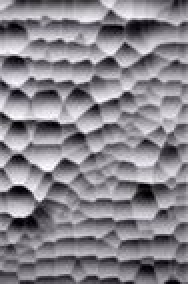
#> input picture python/imageQuilting/dat/bubbles.jpg, 94 x 142 px, given in place of temp.jpeg, which was not available (shown 2 times larger)
$ python genStroke.py ../imageQuilting/dat/bubbles.jpg ../imageQuilting/dat/corn.jpg   (Python 2 division)
#> lines starting #> are read from the running program, lines starting #| are printed output that depends on the picture; pictures that were not available may be replaced by others from this repository, and a replacement may not be noted
import cv2
import numpy as np
from matplotlib import pyplot as plt

import math
import sys
import os


def rotate_img(img, angle):
    row, col = img.shape
    M   = cv2.getRotationMatrix2D((row / 2 + 1, col / 2 + 1), angle, 1)
    res = cv2.warpAffine(img, M, (row, col))
    return res

def rotateImg(img, angle):
    row, col = img.shape
    M   = cv2.getRotationMatrix2D((row / 2 + 1, col / 2 + 1), angle, 1)
    res = cv2.warpAffine(img, M, (row, col))
    return res

def genDirectionLines(halfkernel, verbose = False):
    len = halfkernel * 2 + 1
    kernel = np.zeros((8, len, len))
    kernel [0, halfkernel, :] = 1.0
    kernel [2, :, :] = np.rot90(kernel[0,:,:])
    kernel [4, :, :] = np.rot90(kernel[2,:,:])
    kernel [6, :, :] = np.rot90(kernel[4,:,:])
    for i in range(len):
        kernel[1,i,i] = 1.0
    kernel [3, :, :] = np.rot90(kernel[1,:,:])
    kernel [5, :, :] = np.rot90(kernel[3,:,:])
    kernel [7, :, :] = np.rot90(kernel[5,:,:])
    if verbose == True:
        for i in range(8):
            title = 'kernel line %d'%i
            cv2.imshow(title, kernel[i,:,:])
            cv2.waitKey(1)
    return kernel;


# compute and get the stroke of the raw img
def genStroke(img, dirNum, verbose = False):
#> called with dirNum = 12, verbose = False
    height , width = img.shape[0], img.shape[1]
#> height = 142; width = 94
    img = np.float32(img) / 255.0
    print "- Images, size %dx%d"%(width, height)
#| - Images, size 94x142
    print "- PreProcessing Images, denoising ..."
    img = cv2.medianBlur(img, 5)
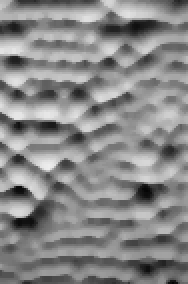
#> img: shape (142, 94) float32 (shown 2 times larger); min 0.00784, max 0.929, mean 0.532
    if verbose == True:
        cv2.imshow('blurred image', img)
        cv2.waitKey(1)

    print "- Generating Gradient Images ..."
    imX = np.append(np.absolute(img[:, 0 : width - 1] - img[:, 1 : width]), np.zeros((height, 1)), axis = 1)
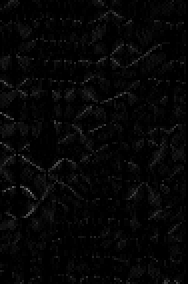
#> imX: shape (142, 94) float64 (shown 2 times larger); min 0, max 0.424, mean 0.0255
    imY = np.append(np.absolute(img[0 : height - 1, :] - img[1 : height, :]), np.zeros((1, width)), axis = 0)
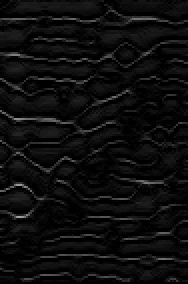
#> imY: shape (142, 94) float64 (shown 2 times larger); min 0, max 0.655, mean 0.0541
    #img_gredient = np.sqrt((imX ** 2 + imY ** 2))
    img_gredient = imX + imY
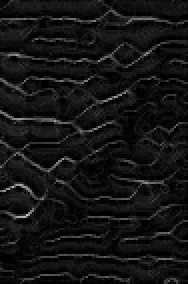
#> img_gredient: shape (142, 94) float64 (shown 2 times larger); min 0, max 0.788, mean 0.0796
    if verbose == True:
        cv2.imshow('gradient image', img_gredient)
        cv2.waitKey(1)

    #filter kernel size
    tempsize = 0
    if height > width:
        tempsize = width
#> tempsize = 94
    else:
        tempsize = height
    tempsize /= 32
#> tempsize = 2
    halfKsize = tempsize / 2
#> halfKsize = 1
    if halfKsize < 1:
        halfKsize = 1
    if halfKsize > 9:
        halfKsize = 9
    len = halfKsize * 2 + 1
#> len = 3
    print "- Kernel Line Size=%s" %(len)
#| - Kernel Line Size=3
    kernel = np.zeros((dirNum, len, len))
    kernel [0,halfKsize,:] = 1.0
    #kernel = genDirectionLines(halfKsize, False);
    for i in range(1,dirNum):
        kernel[i,:,:] = temp = rotateImg(kernel[0,:,:], i * 180 / dirNum)
        if verbose == True:
            title = 'line kernel %d'%i
            cv2.imshow( title, temp)
            cv2.waitKey(1)

    #filter gradient map in different directions
    print "- Filtering Gradient Images in different directions ..."
    response = np.zeros((dirNum, height, width))
    for i in range(dirNum):
        ker = kernel[i,:,:];
        response[i, :, :] = cv2.filter2D(img_gredient, -1, ker)
    if verbose == True:
        for i in range(dirNum):
            title = 'response %d'%i
            cv2.imshow( title, response[i,:,:])
            cv2.waitKey(1)

    #divide gradient map into 8 different sub-map
    print "- Caculating Gradient classification ..."
    Cs = np.zeros((dirNum, height, width))
    for x in range(width):
        for y in range(height):
            i = np.argmax(response[:,y,x])
            Cs[i, y, x] = img_gredient[y,x]

    #generate line shape
    print "- Generating shape Lines ..."
    spn = np.zeros((dirNum, height, width))
    for i in range(dirNum):
        ker = kernel[i,:,:];
        spn[i, :, :] = cv2.filter2D(Cs[i], -1, ker)
    sp = np.sum(spn, axis = 0)
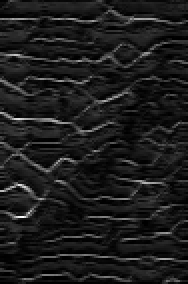
#> sp: shape (142, 94) float64 (shown 2 times larger); min 0, max 2.08, mean 0.233; drawn with min black and max white
    sp =  (sp - np.min(sp)) / (np.max(sp) - np.min(sp))
    S  = 1 -  sp
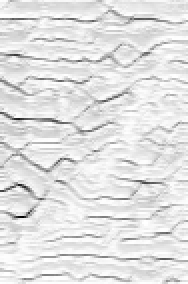
#> S: shape (142, 94) float64 (shown 2 times larger); min 0, max 1, mean 0.888
    if verbose == True:
        cv2.imshow('raw stroke', sp)
        cv2.waitKey(1)
        cv2.imshow('stroke', S)
        cv2.waitKey(1)

    return S

if __name__ == '__main__':

    # [4 lines of commented-out code are left out]

    img_path   = 'temp.jpeg'
    img_stroke = 'output-stroke.jpg'
    print "- Unit test for stroke generation. image file=%s" %(img_path)

    img = cv2.imread(img_path, cv2.IMREAD_GRAYSCALE)
    stroke = genStroke(img,12, False)
    cv2.imshow('stroke', stroke)
    cv2.waitKey(0)
    #result = np.uint8(stroke * 255)
    #imwrite always write integer value[0,255]
    #cv2.imwrite(img_stroke, result)
    #print "- Write stroke into file. image file=%s" %(img_stroke)
    exit()
#> (the program exits here)

$ run again, on python/imageQuilting/dat/corn.jpg
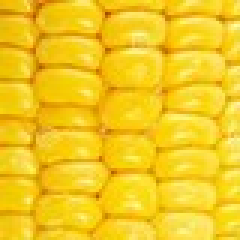
#> input picture python/imageQuilting/dat/corn.jpg, 80 x 80 px, given in place of temp.jpeg, which was not available (shown 3 times larger)
#| - Images, size 80x80
#| - Kernel Line Size=3
#> in genStroke, `sp =  (sp - np.min(sp)) / (np.max(sp) - np.min(sp))`:
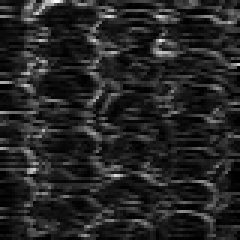
#> sp: shape (80, 80) float64 (shown 3 times larger); min 0, max 1, mean 0.146
#> in genStroke, `S  = 1 -  sp`:
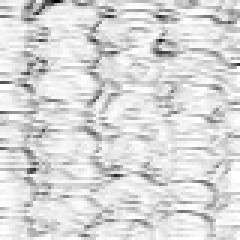
#> S: shape (80, 80) float64 (shown 3 times larger); min 0, max 1, mean 0.854
